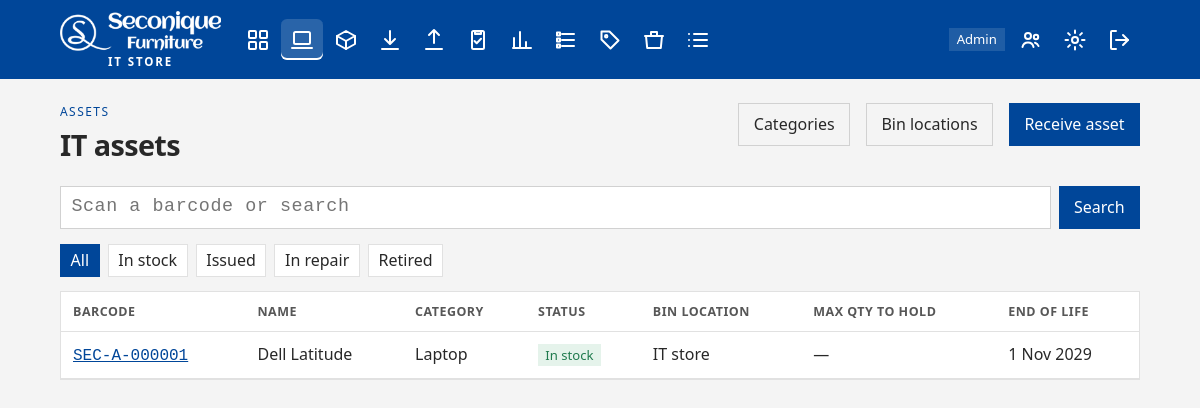
The app's page /assets/ (signed in) with its own data.
### stockroom/models.py (models this page shows, shortened)
class Asset(models.Model):
    class Status(models.TextChoices):
        IN_STOCK = "in_stock", "In stock"
        ISSUED = "issued", "Issued"
        IN_REPAIR = "in_repair", "In repair"
        RETIRED = "retired", "Retired"
    class StocktakeResult(models.TextChoices):
        NOT_CHECKED = "not_checked", "Not checked"
        FOUND = "found", "Found"
        MISSING = "missing", "Missing"
    barcode = models.CharField(max_length=64, primary_key=True)
    name = models.CharField(max_length=200)
    category = models.CharField(max_length=100)
    attributes = models.TextField(
        blank=True,
        help_text="Separate each attribute with a comma, for example: wireless, 16GB, black.",
    )
    manufacturer = models.CharField(max_length=100, blank=True)
    model_name = models.CharField("model", max_length=100, blank=True)
    serial_number = models.CharField(max_length=100, blank=True)
    order_date = models.DateField()
    eol_date = models.DateField("end of life")
    status = models.CharField(
        max_length=20, choices=Status.choices, default=Status.IN_STOCK
    )
    location = models.CharField("bin location", max_length=100, blank=True)
    max_qty_to_hold = models.PositiveIntegerField(
        "max qty to hold",
        default=0,
        help_text="The most the store should keep of this asset. Zero means there is no maximum.",
    )
    supplier = models.CharField(max_length=200, blank=True)
    purchase_order = models.CharField(max_length=50, blank=True)
    received_at = models.DateTimeField(auto_now_add=True)
    received_by = models.ForeignKey(
        settings.AUTH_USER_MODEL,
        null=True,
        blank=True,
        on_delete=models.SET_NULL,
        related_name="assets_received",
    )
    issued_to = models.CharField(max_length=200, blank=True)
    issued_at = models.DateTimeField(null=True, blank=True)
    issued_by = models.ForeignKey(
        settings.AUTH_USER_MODEL,
        null=True,
        blank=True,
        on_delete=models.SET_NULL,
        related_name="assets_issued",
    )
    last_stocktake_at = models.DateTimeField(null=True, blank=True)
    last_stocktake_by = models.ForeignKey(
        settings.AUTH_USER_MODEL,
        null=True,
        blank=True,
        on_delete=models.SET_NULL,
        related_name="assets_stocktaken",
    )
    stocktake_result = models.CharField(
        max_length=20,
        choices=StocktakeResult.choices,
        default=StocktakeResult.NOT_CHECKED,
    )
    notes = models.TextField(blank=True)
    class Meta:
        db_table = "assets"
        ordering = ["name", "barcode"]
        constraints = [
            models.CheckConstraint(
                condition=Q(eol_date__gte=F("order_date")),
                name="asset_eol_on_or_after_order_date",
            )
        ]
        indexes = [
            models.Index(fields=["status"], name="asset_status_idx"),
            models.Index(fields=["eol_date"], name="asset_eol_idx"),
            models.Index(fields=["category"], name="asset_category_idx"),
        ]

### stockroom/views/assets.py (the view, shortened to what this page needs)
# urls.py: path("assets/", assets.asset_list, name="asset_list"),
@role_required(STANDARD, ADMIN)
def asset_list(request):
    query = request.GET.get("q", "").strip()
    status = request.GET.get("status", "").strip()
    if query and Asset.objects.filter(pk=query).exists():
        return redirect("asset_detail", barcode=query)
    assets = Asset.objects.all()
    if status in Asset.Status.values:
        assets = assets.filter(status=status)
    return render(
        request,
        "stockroom/assets/list.html",
        {
            "page_obj": paginate(request, assets),
            "query": query,
            "status": status,
            "statuses": Asset.Status.choices,
        },
    )

### stockroom/context_processors.py (called while the page is built)
def stockroom_context(request):
    user = request.user
    if not user.is_authenticated:
        return {"scanner_auto_submit": True, "store_role": None}
    prefs = get_settings(user)
    return {
        "store_role": primary_role(user),
        "is_store_admin": has_role(user, (ADMIN,)),
        "is_operational": has_role(user, OPERATIONAL),
        "can_report": has_role(user, REPORTING_ACCESS),
        "scanner_auto_submit": prefs.scanner_auto_submit,
        "store_settings": prefs,
    }

### stockroom/converters.py (called while the page is built)
    def to_url(self, value):
        return value

### stockroom/models.py (called while the page is built)
def get_settings(user):
    setting, _created = UserSetting.objects.get_or_create(user=user)
    return setting

### stockroom/roles.py (called while the page is built, shortened)
def role_names(user):
    if not getattr(user, "is_authenticated", False):
        return set()
    names = set(user.groups.values_list("name", flat=True))
    if user.is_superuser:
        names.add(ADMIN)
    return names

def has_role(user, roles):
    return bool(role_names(user) & set(roles))

def primary_role(user):
    names = role_names(user)
    if ADMIN in names:
        return ADMIN

### stockroom/views/common.py (called while the page is built)
def role_required(*roles):
    def decorator(view):
        @login_required
        @wraps(view)
        def wrapper(request, *args, **kwargs):
            if not has_role(request.user, roles):
                messages.error(
                    request, "Your account does not have access to that page."
                )
                return redirect(home_url_name(request.user))
            return view(request, *args, **kwargs)
        return wrapper
    return decorator

def paginate(request, queryset):
    prefs = get_settings(request.user)
    paginator = Paginator(queryset, prefs.records_per_page or 25)
    return paginator.get_page(request.GET.get("page"))

### stockroom/templates/stockroom/assets/list.html (shortened to what this page needs)
{% extends "stockroom/base.html" %}
{% block content %}
<header class="page-head">
  <div>
    <p class="eyebrow">Assets</p>
    <h1>IT assets</h1>
  </div>
  <div class="page-actions">
    {% if is_store_admin %}
      <a class="btn btn-ghost" href="{% url 'asset_category_list' %}">Categories</a>
      <a class="btn btn-ghost" href="{% url 'bin_location_list' %}">Bin locations</a>
    {% endif %}
    <a class="btn btn-primary" href="{% url 'asset_create' %}">Receive asset</a>
  </div>
</header>
<form class="search" method="get">
  <input id="q" name="q" class="input barcode-input" value="{{ query }}" placeholder="Scan a barcode or search" autocomplete="off" autocapitalize="off" spellcheck="false" data-scan-mode="submit" autofocus>
  <button class="btn btn-primary" type="submit">Search</button>
</form>
<div class="filters">
  <a href="{% url 'asset_list' %}" {% if not status %}aria-current="true"{% endif %}>All</a>
  {% for value, label in statuses %}
    <a href="?status={{ value }}{% if query %}&amp;q={{ query|urlencode }}{% endif %}" {% if status == value %}aria-current="true"{% endif %}>{{ label }}</a>
  {% endfor %}
</div>
{% if page_obj.paginator.count %}
  <div class="table-wrap">
    <table>
      <thead>
        <tr>
          <th>Barcode</th><th>Name</th><th>Category</th><th>Status</th><th>Bin location</th><th>Max qty to hold</th><th>End of life</th>
        </tr>
      </thead>
      <tbody>
        {% for asset in page_obj %}
          <tr>
            <td data-label="Barcode"><a class="mono" href="{% url 'asset_detail' asset.barcode %}">{{ asset.barcode }}</a></td>
            <td data-label="Name">{{ asset.name }}</td>
            <td data-label="Category">{{ asset.category }}</td>
            <td data-label="Status"><span class="pill pill-{{ asset.status }}">{{ asset.get_status_display }}</span></td>
            <td data-label="Bin location">{{ asset.location|default:"—" }}</td>
            <td data-label="Max qty to hold">{% if asset.max_qty_to_hold %}{{ asset.max_qty_to_hold }}{% else %}—{% endif %}</td>
            <td data-label="End of life">{{ asset.eol_date|date:"j M Y" }}</td>
          </tr>
        {% endfor %}
      </tbody>
    </table>
  </div>
{% else %}
  <section class="panel empty-panel">
    <h2>No assets match</h2>
    <p>Try another barcode, or receive a new asset into the store.</p>
  </section>
{% endif %}
{% endblock %}

### stockroom/templates/stockroom/base.html (shortened to what this page needs)
<!DOCTYPE html>
<html lang="en-GB">
<head>
  {% load static %}
  <link rel="stylesheet" href="{% static 'stockroom/css/app.css' %}?v=14">
</head>
<body class="{% block body_class %}{% endblock %}" data-scanner-submit="{{ scanner_auto_submit|yesno:'true,false' }}">
  {% block nav %}
  <header class="topbar">
    <div class="topbar-inner">
      <a class="brand" href="{% url 'home' %}">
        <img src="{% static 'stockroom/img/seconique-logo-white.png' %}?v=2" alt="Seconique Furniture">
        <small>IT Store</small>
      </a>
      <nav class="nav" aria-label="Primary">
        {% if is_operational %}
          <a href="{% url 'dashboard' %}" aria-label="Dashboard" >{% include "stockroom/partials/icon.html" with icon="dashboard" %}</a>
          <a href="{% url 'asset_list' %}" aria-label="Assets" {% if 'asset' in request.resolver_match.url_name %}aria-current="page"{% endif %}>{% include "stockroom/partials/icon.html" with icon="assets" %}<span class="nav-tip">Assets</span></a>
          <a href="{% url 'consumable_list' %}" aria-label="Consumables" >{% include "stockroom/partials/icon.html" with icon="consumables" %}</a>
          <a href="{% url 'goods_in' %}" aria-label="Goods in" >{% include "stockroom/partials/icon.html" with icon="goods-in" %}</a>
          <a href="{% url 'goods_out' %}" aria-label="Goods out" >{% include "stockroom/partials/icon.html" with icon="goods-out" %}</a>
          <a href="{% url 'stocktake_home' %}" aria-label="Stocktake" >{% include "stockroom/partials/icon.html" with icon="stocktake" %}</a>
        {% endif %}
        {% if can_report %}
          <a href="{% url 'analytics' %}" aria-label="Analytics" >{% include "stockroom/partials/icon.html" with icon="analytics" %}</a>
        {% endif %}
        {% if is_operational or can_report %}
          <a href="{% url 'store_contents' %}" aria-label="Store list" >{% include "stockroom/partials/icon.html" with icon="contents" %}</a>
          <a href="{% url 'attribute_report' %}" aria-label="Attributes" >{% include "stockroom/partials/icon.html" with icon="attributes" %}</a>
          {% if is_store_admin %}
            <a href="{% url 'bin_location_list' %}" aria-label="Bin locations" >{% include "stockroom/partials/icon.html" with icon="bins" %}</a>
          {% endif %}
          <a href="{% url 'usage_list' %}" aria-label="Usage" >{% include "stockroom/partials/icon.html" with icon="usage" %}</a>
        {% endif %}
      </nav>
      <div class="account">
        {% if store_role %}<span class="role">{{ store_role }}</span>{% endif %}
        {% if is_store_admin %}
          <a class="icon-btn" href="{% url 'user_list' %}" aria-label="Users" >{% include "stockroom/partials/icon.html" with icon="users" %}</a>
        {% endif %}
        <a class="icon-btn" href="{% url 'user_settings' %}" aria-label="Settings">{% include "stockroom/partials/icon.html" with icon="settings" %}<span class="nav-tip">Settings</span></a>
        <form method="post" action="{% url 'logout' %}">
          <button type="submit" class="icon-btn" aria-label="Sign out">{% include "stockroom/partials/icon.html" with icon="sign-out" %}<span class="nav-tip">Sign out</span></button>
        </form>
      </div>
    </div>
  </header>
  {% endblock %}
  <main class="page">
    {% block content %}{% endblock %}
  </main>
</body>
</html>

### stockroom/static/stockroom/css/app.css (style rules this page uses)
:root { --ink: #282828; --muted: #575757; --paper: #f4f4f4; --panel: #ffffff; --line: #e1e1e1; --pine: #004699; --pine-deep: #00356e; --copper: #004699; --copper-soft: #e0eaec; --good: #1f7a4d; --good-soft: #e5f3eb; --warn: #8a5a12; --warn-soft: #f8efd8; --bad: #b30000; --bad-soft: #f8e4e2; --shadow: 0 12px 30px rgba(0, 35, 80, 0.06); color: var(--ink); background: var(--paper); font-family: "Segoe UI", "Avenir Next", sans-serif; line-height: 1.45; }
* { box-sizing: border-box; }
body { margin: 0; min-height: 100vh; }
a { color: var(--pine); }
h1, h2 { font-weight: 650; letter-spacing: -0.02em; margin: 0; }
h1 { font-size: 1.8rem; }
.topbar { background: var(--pine); color: #ffffff; position: sticky; top: 0; z-index: 30; }
.topbar a { color: inherit; text-decoration: none; }
.topbar-inner { max-width: 1120px; margin: 0 auto; padding: 0.7rem 1.25rem; display: flex; gap: 1rem; align-items: center; flex-wrap: wrap; }
.brand { display: flex; flex-direction: column; align-items: center; gap: 0.2rem; }
.brand img { height: 42px; width: auto; display: block; }
.brand small { color: #ffffff; letter-spacing: 0.16em; text-transform: uppercase; font-size: 0.72rem; font-weight: 700; line-height: 1; }
.nav, .account { display: flex; flex-wrap: wrap; gap: 0.15rem; align-items: center; }
.account { margin-left: auto; }
.nav a, .icon-btn { position: relative; display: inline-flex; align-items: center; justify-content: center; width: 2.6rem; height: 2.6rem; padding: 0; border: 0; border-radius: 6px; background: transparent; color: #ffffff; cursor: pointer; }
.nav a[aria-current="page"], .icon-btn[aria-current="page"] { background: rgba(255, 255, 255, 0.16); box-shadow: inset 0 -2px 0 #ffffff; }
.role { background: rgba(255, 255, 255, 0.12); padding: 0.15rem 0.5rem; font-size: 0.82rem; margin-right: 0.2rem; }
.page { max-width: 1120px; margin: 0 auto; padding: 1.5rem 1.25rem 3rem; }
.page-head, .form-actions, .page-actions { display: flex; gap: 1rem; justify-content: space-between; align-items: flex-start; flex-wrap: wrap; }
.page-head { margin-bottom: 1.25rem; }
.eyebrow { text-transform: uppercase; letter-spacing: 0.12em; font-size: 0.75rem; color: var(--copper); margin: 0 0 0.25rem; }
.mono { font-family: Consolas, "Courier New", monospace; }
.search, .filters { display: flex; gap: 0.5rem; flex-wrap: wrap; margin-bottom: 0.9rem; align-items: center; }
.search .input { flex: 1 1 16rem; }
.filters a { text-decoration: none; padding: 0.25rem 0.6rem; border: 1px solid var(--line); background: var(--panel); color: inherit; }
.filters a[aria-current="true"] { background: var(--pine); color: white; border-color: var(--pine); }
.table-wrap { overflow-x: auto; background: var(--panel); border: 1px solid var(--line); margin-bottom: 0.8rem; }
table { width: 100%; border-collapse: collapse; }
th, td { text-align: left; padding: 0.65rem 0.75rem; border-bottom: 1px solid var(--line); vertical-align: top; }
th { font-size: 0.78rem; letter-spacing: 0.04em; text-transform: uppercase; color: var(--muted); }
.pill { display: inline-block; padding: 0.1rem 0.45rem; background: #efeae2; font-size: 0.82rem; }
.pill-in_stock, .pill-found { background: var(--good-soft); color: var(--good); }
.input, select.input, textarea.input { width: 100%; min-height: 2.7rem; padding: 0.45rem 0.65rem; border: 1px solid #d1d1d1; background: white; color: var(--ink); font: inherit; }
.barcode-input { font-family: Consolas, "Courier New", monospace; font-size: 1.15rem; letter-spacing: 0.03em; }
.btn { display: inline-flex; align-items: center; justify-content: center; min-height: 2.7rem; padding: 0.4rem 0.9rem; border: 1px solid transparent; font: inherit; cursor: pointer; text-decoration: none; }
.btn-primary { background: var(--copper); color: white; }
.btn-ghost { background: transparent; border-color: #d1d1d1; color: var(--ink); }

### records on screen
Asset: barcode "SEC-A-000001", name "Dell Latitude", category "Laptop", status "In stock", location "IT store", eol_date "1 Nov 2029"

### other values on screen
{{ store_role }} "Admin"
{{ label }} "In stock" "Issued" "In repair" "Retired"
